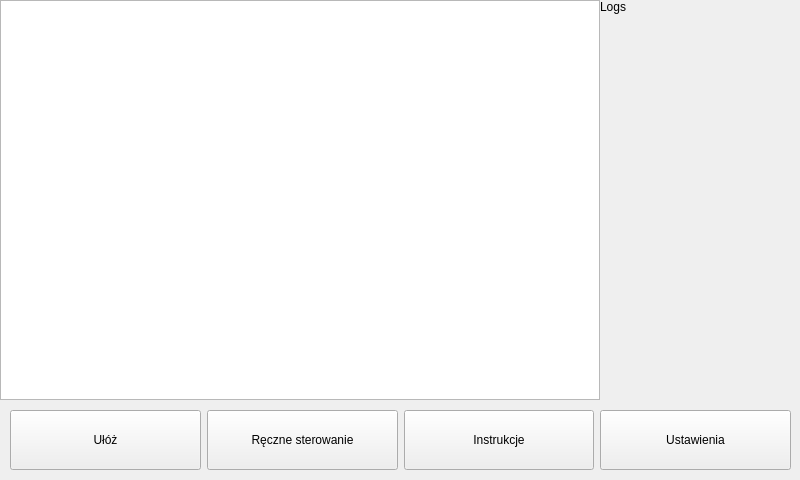
<?xml version="1.0" encoding="UTF-8"?>
<ui version="4.0">
 <class>MainWindow</class>
 <widget class="QMainWindow" name="MainWindow">
  <property name="geometry">
   <rect>
    <x>0</x>
    <y>0</y>
    <width>800</width>
    <height>480</height>
   </rect>
  </property>
  <property name="windowTitle">
   <string>MainWindow</string>
  </property>
  <widget class="QWidget" name="centralwidget">
   <widget class="QGraphicsView" name="camera_view">
    <property name="geometry">
     <rect>
      <x>0</x>
      <y>0</y>
      <width>600</width>
      <height>400</height>
     </rect>
    </property>
   </widget>
   <widget class="QWidget" name="horizontalLayoutWidget">
    <property name="geometry">
     <rect>
      <x>0</x>
      <y>400</y>
      <width>801</width>
      <height>80</height>
     </rect>
    </property>
    <layout class="QHBoxLayout" name="buttons_layout" stretch="10,10,10,10">
     <property name="sizeConstraint">
      <enum>QLayout::SetMaximumSize</enum>
     </property>
     <property name="leftMargin">
      <number>10</number>
     </property>
     <property name="topMargin">
      <number>10</number>
     </property>
     <property name="rightMargin">
      <number>10</number>
     </property>
     <property name="bottomMargin">
      <number>10</number>
     </property>
     <item>
      <widget class="QPushButton" name="btn_settings">
       <property name="sizePolicy">
        <sizepolicy hsizetype="Minimum" vsizetype="Preferred">
         <horstretch>0</horstretch>
         <verstretch>0</verstretch>
        </sizepolicy>
       </property>
       <property name="text">
        <string>Ułóż</string>
       </property>
       <property name="flat">
        <bool>false</bool>
       </property>
      </widget>
     </item>
     <item>
      <widget class="QPushButton" name="btn_instuction">
       <property name="enabled">
        <bool>true</bool>
       </property>
       <property name="sizePolicy">
        <sizepolicy hsizetype="Minimum" vsizetype="Preferred">
         <horstretch>0</horstretch>
         <verstretch>0</verstretch>
        </sizepolicy>
       </property>
       <property name="text">
        <string>Ręczne sterowanie</string>
       </property>
       <property name="flat">
        <bool>false</bool>
       </property>
      </widget>
     </item>
     <item>
      <widget class="QPushButton" name="btn_manual">
       <property name="sizePolicy">
        <sizepolicy hsizetype="Preferred" vsizetype="Preferred">
         <horstretch>0</horstretch>
         <verstretch>0</verstretch>
        </sizepolicy>
       </property>
       <property name="text">
        <string>Instrukcje</string>
       </property>
       <property name="flat">
        <bool>false</bool>
       </property>
      </widget>
     </item>
     <item>
      <widget class="QPushButton" name="btn_start">
       <property name="sizePolicy">
        <sizepolicy hsizetype="Minimum" vsizetype="Preferred">
         <horstretch>0</horstretch>
         <verstretch>0</verstretch>
        </sizepolicy>
       </property>
       <property name="text">
        <string>Ustawienia</string>
       </property>
       <property name="flat">
        <bool>false</bool>
       </property>
      </widget>
     </item>
    </layout>
   </widget>
   <widget class="QLabel" name="log_view">
    <property name="geometry">
     <rect>
      <x>600</x>
      <y>0</y>
      <width>201</width>
      <height>391</height>
     </rect>
    </property>
    <property name="text">
     <string>Logs</string>
    </property>
    <property name="alignment">
     <set>Qt::AlignLeading|Qt::AlignLeft|Qt::AlignTop</set>
    </property>
    <property name="margin">
     <number>2</number>
    </property>
   </widget>
  </widget>
 </widget>
 <resources/>
 <connections/>
</ui>
